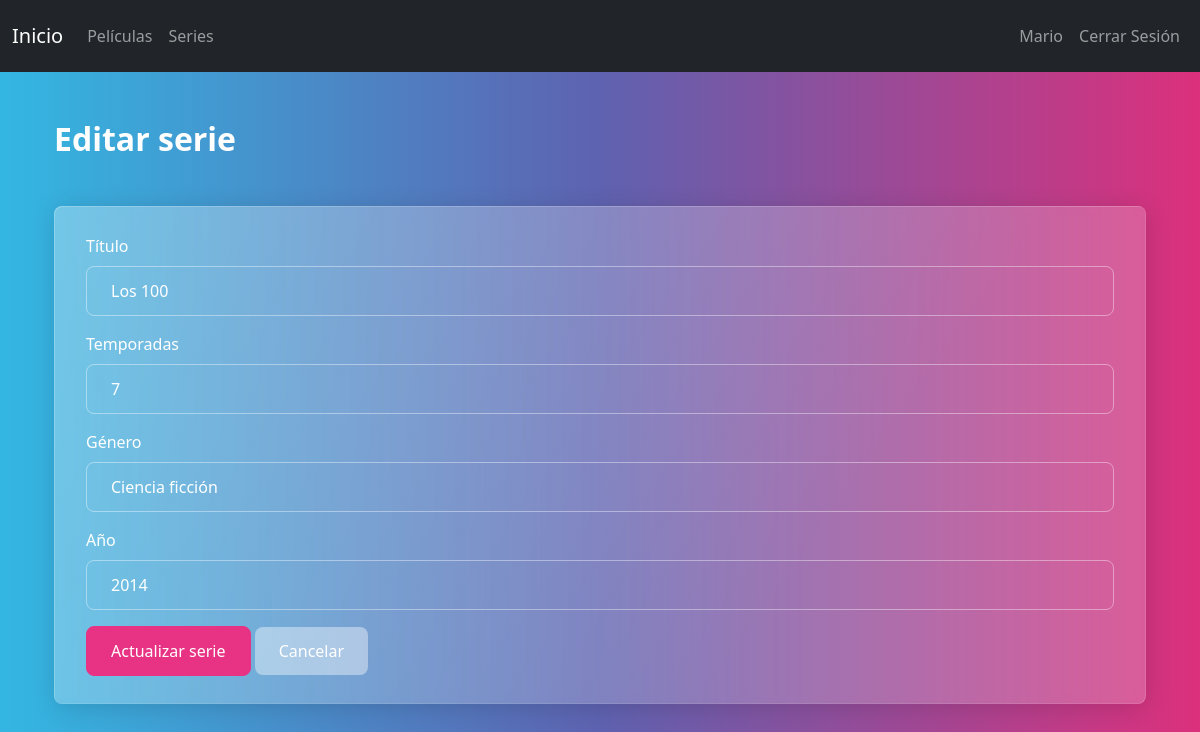
/editar_serie/1 (signed in), run on the app's committed database.
### app.py (models this page shows)
class Serie(db.Model):
    id = db.Column(db.Integer, primary_key=True)
    titulo = db.Column(db.String(100), nullable=False)
    temporadas = db.Column(db.Integer, nullable=False)
    genero = db.Column(db.String(50), nullable=False)
    anio = db.Column(db.Integer, nullable=False)
    calificacion = db.Column(db.Integer, default=0)
    usuario = db.Column(db.String(100), nullable=False)
    usuario_id = db.Column(db.Integer, db.ForeignKey('usuario.id'), nullable=False)

### app.py (the view, shortened to what this page needs)
@app.route('/editar_serie/<int:id>', methods=['GET', 'POST'])
def editar_serie(id):
    serie = Serie.query.get_or_404(id)
    if 'user_id' not in session:
        return redirect(url_for('login'))
    usuario = Usuario.query.get(session['user_id'])
    if not usuario.es_admin and serie.usuario_id != usuario.id:
        flash('No estás autorizado para editar esta serie', 'error')
        return redirect(url_for('series'))
    return render_template('editar_serie.html', serie=serie)

### templates/editar_serie.html (shortened to what this page needs)
{% extends 'index.html' %}
{% block content %}
    <div class="container mt-4">
        <h2 class="mb-4">Editar serie</h2>
        <div class="card">
            <div class="card-body">
                <form method="POST" action="{{ url_for('editar_serie', id=serie.id) }}">
                    <div class="mb-2">
                        <label for="titulo" class="form-label card-text">Título</label>
                        <input type="text" class="form-control" id="titulo" name="titulo" value="{{ serie.titulo }}" required>
                    </div>
                    <div class="mb-2">
                        <label for="temporadas" class="form-label card-text">Temporadas</label>
                        <input type="number" class="form-control" id="temporadas" name="temporadas" value="{{ serie.temporadas }}" required>
                    </div>
                    <div class="mb-2">
                        <label for="genero" class="form-label card-text">Género</label>
                        <input type="text" class="form-control" id="genero" name="genero" value="{{ serie.genero }}" required>
                    </div>
                    <div class="mb-2">
                        <label for="anio" class="form-label card-text">Año</label>
                        <input type="number" class="form-control" id="anio" name="anio" value="{{ serie.anio }}" required>
                    </div>
                    <button type="submit" class="btn btn-primary">Actualizar serie</button>
                    <a href="{{ url_for('series') }}" class="btn btn-secondary">Cancelar</a>
                </form>
            </div>
        </div>
    </div>
{% endblock %}

### data on the page
Serie: titulo "Los 100", temporadas "7", genero "Ciencia ficción", anio "2014"

### other printed values
{{ session['user_name'] }} "Mario"
